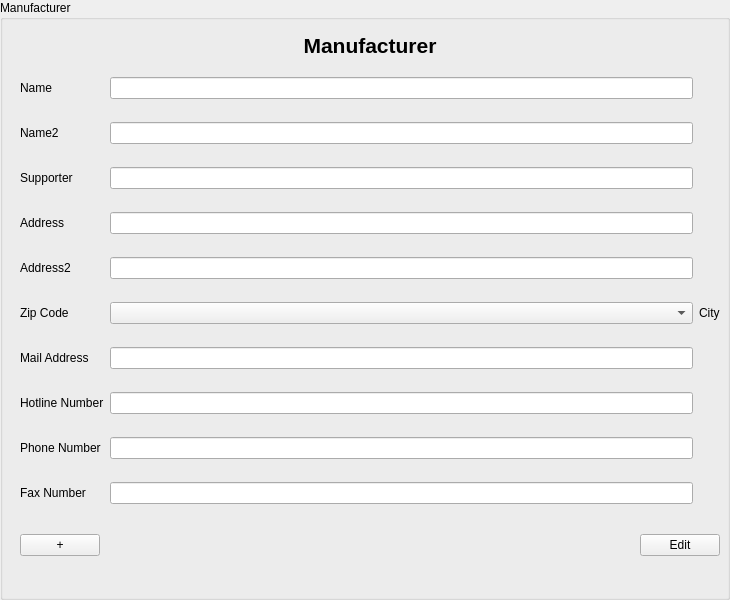
<?xml version="1.0" encoding="UTF-8"?>
<ui version="4.0">
 <class>ManufacturerInputArea</class>
 <widget class="QGroupBox" name="ManufacturerInputArea">
  <property name="geometry">
   <rect>
    <x>0</x>
    <y>0</y>
    <width>730</width>
    <height>600</height>
   </rect>
  </property>
  <property name="windowTitle">
   <string>Manufacturer</string>
  </property>
 <property name="accessibleName">
   <string>ManufacturerInputDialog</string>
  </property>
  <property name="title">
   <string>Manufacturer</string>
  </property>
  <widget class="QWidget" name="formLayoutWidget" native="true">
   <property name="geometry">
    <rect>
     <x>10</x>
     <y>30</y>
     <width>730</width>
     <height>600</height>
    </rect>
   </property>
   <widget class="QWidget" name="verticalLayoutWidget_Header">
    <property name="geometry">
     <rect>
      <x>10</x>
      <y>0</y>
      <width>700</width>
      <height>30</height>
     </rect>
    </property>
    <layout class="QVBoxLayout" name="verticalLayout">
     <item>
      <widget class="QLabel" name="label_Header">
       <property name="font">
        <font>
         <pointsize>16</pointsize>
         <weight>75</weight>
         <bold>true</bold>
        </font>
       </property>
       <property name="text">
        <string>Manufacturer</string>
       </property>
       <property name="alignment">
        <set>Qt::AlignCenter</set>
       </property>
      </widget>
     </item>
    </layout>
   </widget>
   <widget class="QWidget" name="verticalLayoutWidget_Buttons">
    <property name="geometry">
     <rect>
      <x>10</x>
      <y>500</y>
      <width>700</width>
      <height>30</height>
     </rect>
    </property>
    <layout class="QHBoxLayout" name="horizontalLayout">
     <item>
      <widget class="QPushButton" name="pushButton_Add">
       <property name="text">
        <string>+</string>
       </property>
      </widget>
     </item>
     <item>
      <spacer name="horizontalSpacer">
       <property name="orientation">
        <enum>Qt::Horizontal</enum>
       </property>
       <property name="sizeHint" stdset="0">
        <size>
         <width>40</width>
         <height>20</height>
        </size>
       </property>
      </spacer>
     </item>
     <item>
      <widget class="QPushButton" name="pushButton_EditFinish">
       <property name="text">
        <string>Edit</string>
       </property>
      </widget>
     </item>
    </layout>
   </widget>
   <widget class="QWidget" name="gridLayoutWidget">
    <property name="geometry">
     <rect>
      <x>10</x>
      <y>30</y>
      <width>700</width>
      <height>470</height>
     </rect>
    </property>
    <layout class="QGridLayout" name="gridLayout">
     <item row="11" column="2">
      <widget class="QLabel" name="label_Phone">
       <property name="text">
        <string>Phone Number</string>
       </property>
       <property name="buddy">
        <cstring>lineEdit_Phone</cstring>
       </property>
      </widget>
     </item>
     <item row="8" column="4">
      <widget class="QComboBox" name="comboBox_ZipCode"/>
     </item>
     <item row="9" column="2">
      <widget class="QLabel" name="label_MailAddress">
       <property name="text">
        <string>Mail Address</string>
       </property>
       <property name="buddy">
        <cstring>lineEdit_MailAddress</cstring>
       </property>
      </widget>
     </item>
     <item row="11" column="4">
      <widget class="QLineEdit" name="lineEdit_Phone"/>
     </item>
     <item row="3" column="2">
      <widget class="QLabel" name="label_Name2">
       <property name="text">
        <string>Name2</string>
       </property>
       <property name="buddy">
        <cstring>lineEdit_Name2</cstring>
       </property>
      </widget>
     </item>
     <item row="12" column="4">
      <widget class="QLineEdit" name="lineEdit_Fax"/>
     </item>
     <item row="3" column="4">
      <widget class="QLineEdit" name="lineEdit_Name2"/>
     </item>
     <item row="8" column="2">
      <widget class="QLabel" name="label_ZipCode">
       <property name="text">
        <string>Zip Code</string>
       </property>
       <property name="buddy">
        <cstring>comboBox_ZipCode</cstring>
       </property>
      </widget>
     </item>
     <item row="12" column="2">
      <widget class="QLabel" name="label_Fax">
       <property name="text">
        <string>Fax Number</string>
       </property>
       <property name="buddy">
        <cstring>lineEdit_Fax</cstring>
       </property>
      </widget>
     </item>
     <item row="7" column="2">
      <widget class="QLabel" name="label_Address2">
       <property name="text">
        <string>Address2</string>
       </property>
       <property name="buddy">
        <cstring>lineEdit_Address2</cstring>
       </property>
      </widget>
     </item>
     <item row="6" column="4">
      <widget class="QLineEdit" name="lineEdit_Address"/>
     </item>
     <item row="7" column="4">
      <widget class="QLineEdit" name="lineEdit_Address2"/>
     </item>
     <item row="4" column="4">
      <widget class="QLineEdit" name="lineEdit_Supporter"/>
     </item>
     <item row="6" column="2">
      <widget class="QLabel" name="label_Address">
       <property name="text">
        <string>Address</string>
       </property>
       <property name="buddy">
        <cstring>lineEdit_Address</cstring>
       </property>
      </widget>
     </item>
     <item row="9" column="4">
      <widget class="QLineEdit" name="lineEdit_MailAddress"/>
     </item>
     <item row="1" column="4">
      <widget class="QLineEdit" name="lineEdit_Name"/>
     </item>
     <item row="1" column="2">
      <widget class="QLabel" name="label_Name">
       <property name="text">
        <string>Name</string>
       </property>
       <property name="buddy">
        <cstring>lineEdit_Name</cstring>
       </property>
      </widget>
     </item>
     <item row="4" column="2">
      <widget class="QLabel" name="label_Supporter">
       <property name="text">
        <string>Supporter</string>
       </property>
       <property name="buddy">
        <cstring>lineEdit_Supporter</cstring>
       </property>
      </widget>
     </item>
     <item row="10" column="2">
      <widget class="QLabel" name="label_Hotline">
       <property name="text">
        <string>Hotline Number</string>
       </property>
       <property name="buddy">
        <cstring>lineEdit_Hotline</cstring>
       </property>
      </widget>
     </item>
     <item row="10" column="4">
      <widget class="QLineEdit" name="lineEdit_Hotline"/>
     </item>
     <item row="8" column="5">
      <widget class="QLabel" name="label_City">
       <property name="text">
        <string>City</string>
       </property>
      </widget>
     </item>
    </layout>
   </widget>
  </widget>
 </widget>
 <tabstops>
  <tabstop>lineEdit_Name</tabstop>
  <tabstop>lineEdit_Name2</tabstop>
  <tabstop>lineEdit_Supporter</tabstop>
  <tabstop>lineEdit_Address</tabstop>
  <tabstop>lineEdit_Address2</tabstop>
  <tabstop>comboBox_ZipCode</tabstop>
  <tabstop>lineEdit_MailAddress</tabstop>
  <tabstop>lineEdit_Hotline</tabstop>
  <tabstop>lineEdit_Phone</tabstop>
  <tabstop>lineEdit_Fax</tabstop>
  <tabstop>pushButton_Add</tabstop>
  <tabstop>pushButton_EditFinish</tabstop>
 </tabstops>
 <resources/>
 <connections/>
</ui>
